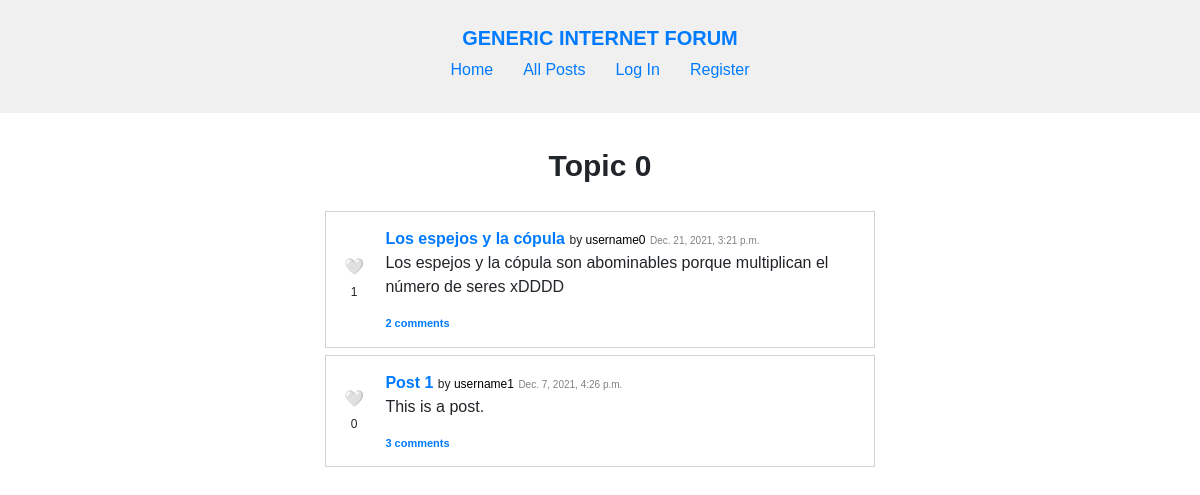
Before: /topic/Topic 0 with the older database file.
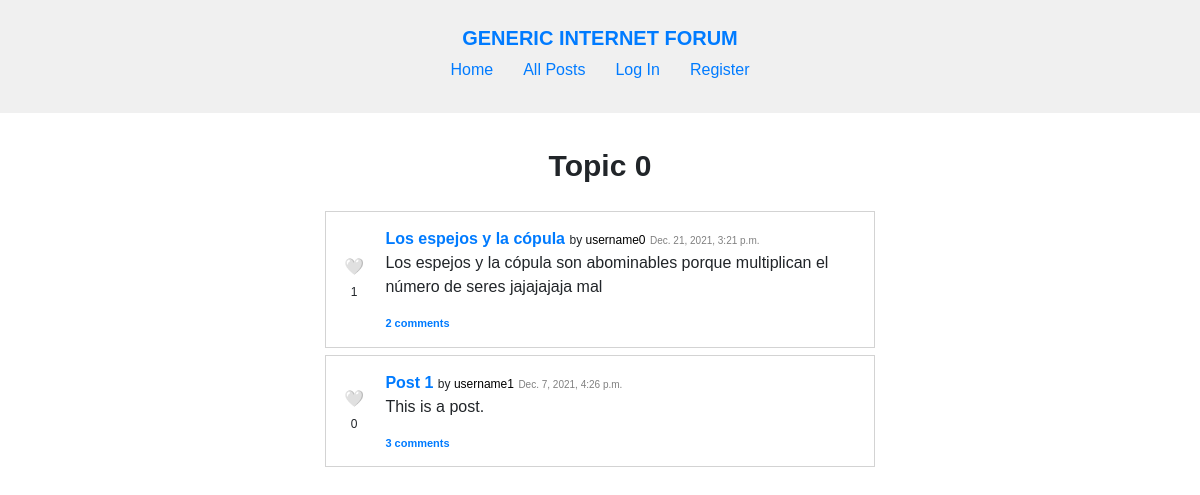
After: the same page with the newer database file.
### forum/models.py (models this page shows, shortened)
class Topic(models.Model):
    creator = models.ForeignKey(
        User, on_delete=models.CASCADE, related_name="topics")
    name = models.TextField(max_length=120, unique=True)
    description = models.TextField(max_length=1000)
    timestamp = models.DateTimeField(auto_now_add=True)

class Post(models.Model):
    topic = models.ForeignKey(
        Topic, on_delete=models.CASCADE, related_name="posts")
    author = models.ForeignKey(
        User, on_delete=models.CASCADE, related_name="posts")
    title = models.TextField(max_length=120)
    content = models.TextField(max_length=5000)
    timestamp = models.DateTimeField(auto_now_add=True)

class User(AbstractUser):
    pass

### forum/views.py (the view, shortened to what this page needs)
# urls.py: path("topic/<str:topic_name>", views.topic, name="topic"),
def topic(request, topic_name):
    try:
        topic = Topic.objects.get(name=topic_name)
    except Topic.DoesNotExist:
        return render(request, "forum/topic.html", {
            "message": "This topic doesn't exist."
        })
    all_posts = topic.posts.order_by("-timestamp").all()
    posts = parse_posts(all_posts, request.user)
    user_is_follower = None
    if request.user.is_authenticated:
        user_is_follower = bool(Follow_Topic.objects.filter(
            follower=request.user.id, following=topic.id).all())
    paginator = Paginator(posts, 5)
    page_number = request.GET.get('page')
    page_obj = paginator.get_page(page_number)
    return render(request, "forum/topic.html", {
        "topic": topic,
        "posts": posts,
        "user_is_follower": user_is_follower,
        "page_obj": page_obj,
        "pages": list(range(1, paginator.num_pages + 1))
    })

### forum/util.py (called while the page is built)
def parse_posts(all_posts, user):
    posts = []
    for post in all_posts:
        liked = False
        if user.is_authenticated:
            liked = bool(post.likes.filter(liked_by=user.id))
        posts.append({
            "id": post.id,
            "topic": post.topic,
            "author": post.author,
            "title": post.title,
            "content": post.content,
            "timestamp": post.timestamp,
            "likes": len(post.likes.all()),
            "liked_by_user": liked,
            "comments": post.comments.all(),
            "comment_number": len(post.comments.all())
        })
    return posts

### forum/templates/forum/topic.html (shortened to what this page needs)
{% extends "forum/layout.html" %}
{% load static %}
{% block css %}
    <link href="{% static 'forum/topic.css' %}" rel="stylesheet">
{% endblock %}
{% block body %}
    <div id="topic">
        <div id="topic-name">
            <h1>{{ topic.name }}</h1>
        </div>
        {% if page_obj.object_list %}
            {% include "forum/posts.html" %}
        {% else %}
            <p><b>No posts</b> yet.</p>
        {% endif %}
    </div>
{% endblock %}

### forum/templates/forum/posts.html (shortened to what this page needs)
{% load static %}
{% block css %}
    <link rel="stylesheet" href="{% static 'forum/posts.css' %}">
    <link rel="stylesheet" href="https://stackpath.bootstrapcdn.com/bootstrap/4.4.1/css/bootstrap.min.css">
{% endblock %}
{% block posts %}
    <ul>
        {% for post in page_obj %}
            <li class="post" id="post-{{ post.id }}">
                <div class="post-left">
                    <span class="like">
                        {% if user.is_authenticated %}
                            <span class="like-button" data-id="{{ post.id }}" data-liked="{{ post.liked_by_user }}" data-likes="{{ post.likes }}" data-likedobject="post" data-page="{{ page }}">
                                {% if post.liked_by_user %}
                                    ❤️
                                {% else %}
                                    🤍
                                {% endif %}
                            </span>
                        {% else %}
                            <span>
                                🤍
                            </span>
                        {% endif %}
                        <span class="like-number">{{ post.likes }}</span>
                    </span>
                </div>
                <div class="post-right">
                    <a class="post-title" href="{% url 'post' post.id %}">{{ post.title }}</a> <span class="post-by">by <a class="username" href="{% url 'profile' post.author.username %}">{{ post.author.username }}</a></span> <span class="timestamp">{{ post.timestamp }}</span>
                    <p class="post-content">{{ post.content }}</p>
                    <div>
                        <a class="comment-number" href="{% url 'post' post.id %}">{{ post.comment_number }} comment{% if post.comment_number != 1 %}s{% endif %}</a>
                    </div>
                </div>
            </li>
        {% endfor %}
    </ul>
{% endblock %}

Changed rows visible on the page:
changed through a linked row, Topic "Topic 0": content "Los espejos y la cópula son abominables porque multiplican el número de seres xDDDD" → "Los espejos y la cópula son abominables porque multiplican el número de seres jajajajaja mal"
